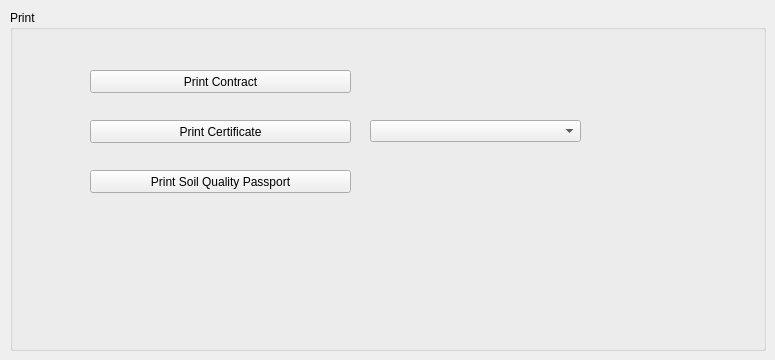
   <widget class="QWidget" name="tab_14">
    <attribute name="title">
     <string>Print</string>
    </attribute>
    <widget class="QGroupBox" name="groupBox_20">
     <property name="geometry">
      <rect>
       <x>10</x>
       <y>10</y>
       <width>756</width>
       <height>341</height>
      </rect>
     </property>
     <property name="title">
      <string>Print</string>
     </property>
     <widget class="QPushButton" name="print_contract_button">
      <property name="geometry">
       <rect>
        <x>80</x>
        <y>60</y>
        <width>261</width>
        <height>23</height>
       </rect>
      </property>
      <property name="text">
       <string>Print Contract</string>
      </property>
     </widget>
     <widget class="QPushButton" name="print_certificate_button">
      <property name="geometry">
       <rect>
        <x>80</x>
        <y>110</y>
        <width>261</width>
        <height>23</height>
       </rect>
      </property>
      <property name="text">
       <string>Print Certificate</string>
      </property>
     </widget>
     <widget class="QPushButton" name="print_soil_qual_pass_edit">
      <property name="geometry">
       <rect>
        <x>80</x>
        <y>160</y>
        <width>261</width>
        <height>23</height>
       </rect>
      </property>
      <property name="text">
       <string>Print Soil Quality Passport</string>
      </property>
     </widget>
     <widget class="QComboBox" name="print_officer_cbox">
      <property name="geometry">
       <rect>
        <x>360</x>
        <y>110</y>
        <width>211</width>
        <height>22</height>
       </rect>
      </property>
     </widget>
    </widget>
   </widget>
